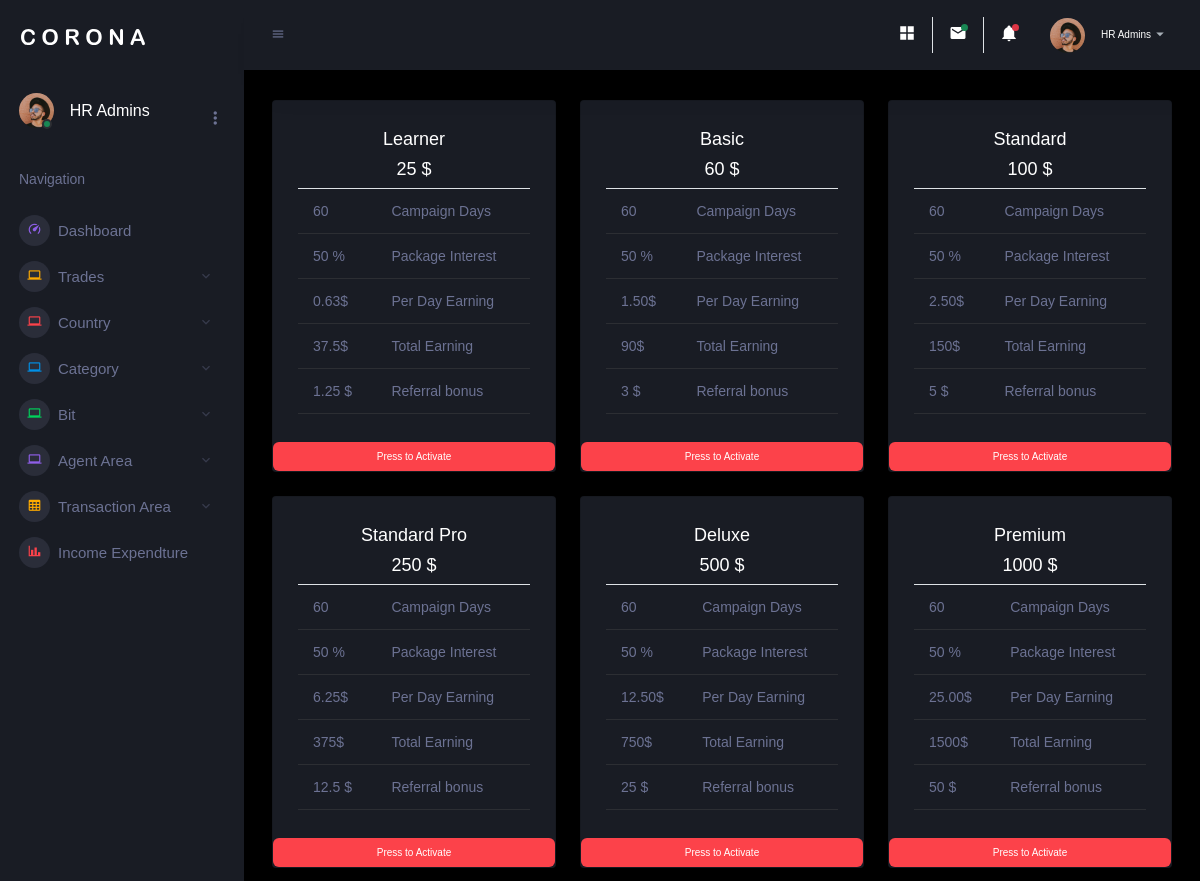
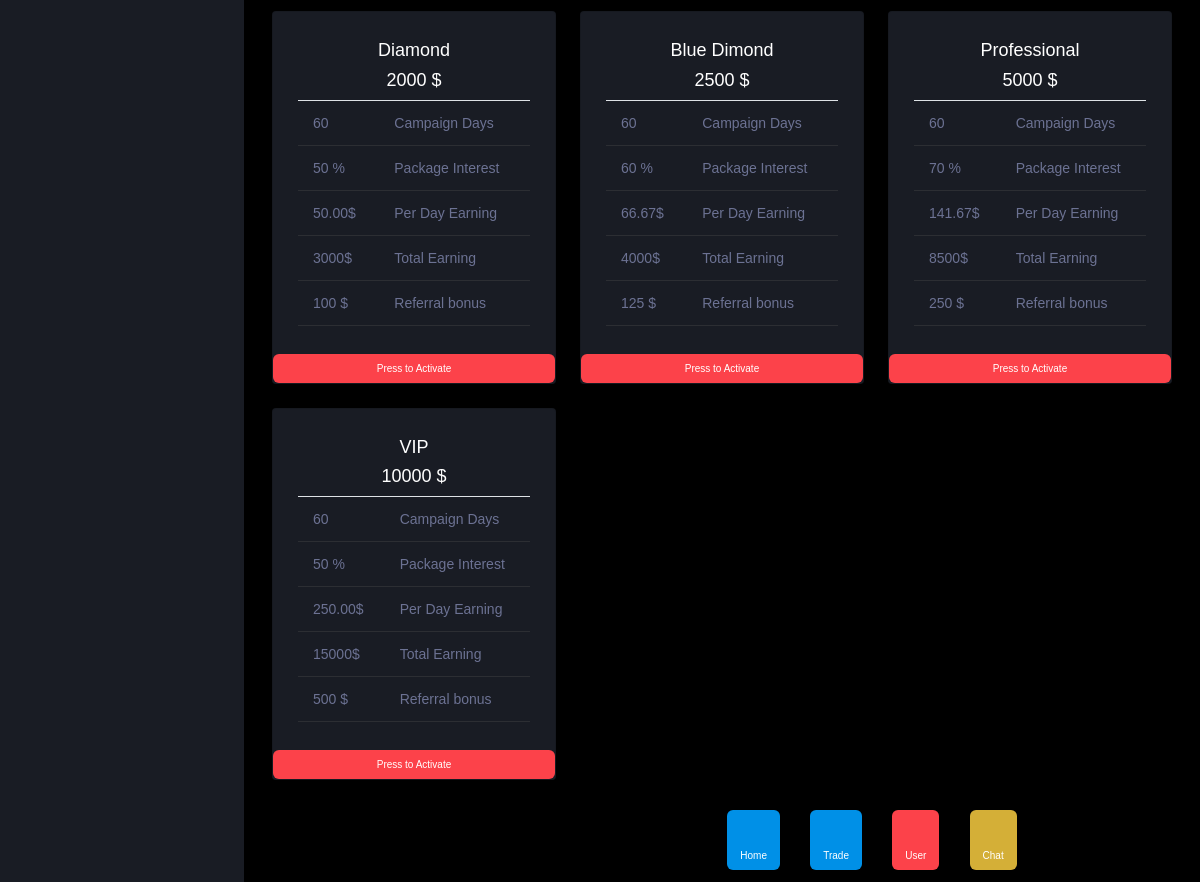
Screenshot of /trade/packages_plans.php (signed in) with the database file from the repository (2 pictures, top to bottom).
### tables this page shows
CREATE TABLE `packages_term` (
  `id` int(11) NOT NULL,
  `terms_name` varchar(255) NOT NULL,
  `amount` int(11) NOT NULL,
  `days` int(11) NOT NULL,
  `daily_percentage` int(11) NOT NULL,
  `ref_vl1_percent` int(11) NOT NULL,
  `ref_lvl2_percent` int(11) NOT NULL,
  `ref_lvl3_percent` int(11) NOT NULL,
  `status` int(11) NOT NULL,
  `author` varchar(255) NOT NULL,
  `date1` varchar(255) NOT NULL,
  `time1` varchar(255) NOT NULL,
  `timestamp1` varchar(255) NOT NULL
);

### class/dbClass.php (called while the page is built, shortened)
<?php
class Database
{
	 private $host 		=	"localhost";
	 private $user		=	"root";
	 private $pass	 	=	"";
	 protected $dbName	=	"etechdss_demo";
	 protected $conn 	= 	false;
	 private $result	= 	array();
	public function __construct()
	{
		if (!$this->conn) {
			$this->mysqli=new mysqli($this->host, $this->user,$this->pass,$this->dbName);
			$this->conn=true;
			if ($this->mysqli->connect_error) {
				array_push($this->result, $this->mysqli->connect_error);
				return false;
			}
			else {
				return true;
			}
		}
	}
}
?>

### class/getSetClass.php (called while the page is built, shortened)
<?php
require 'dbClass.php';
class Getdata extends Database
{
	public function listOfItem($table, $orderBy = 'NULL', $limit = 999999999999)
	{
		$array = array();
		$sql = "SELECT * FROM $table ORDER BY $orderBy LIMIT $limit";
		$query = $this->mysqli->query($sql);
		while ($row = $query->fetch_assoc()) {
			$array[] = $row;
		}
		return $array;
	}
}

### trade/packages_plans.php (the view, shortened to what this page needs)
<?php require_once "inc/header.php"; ?>
  <?php
 $getData =new GetData();
 $getDepositPlans =$getData->listOfItem('packages_term');
?>
<div class="main-panel">
          <div class="content-wrapper">
            <div class="row">
          <?php
            foreach($getDepositPlans as $data){
              $id = $data["id"];
              $name = $data['terms_name'];
              $amount= $data['amount'];
              $days   =$data['days'];
              $interest = $data['daily_percentage'];
              $withdrawamount = ($amount*$interest)/100;
             $totalWithdraw = $withdrawamount+$amount;
              $dailyAmount = $totalWithdraw/$days ;
             $dailyAmount =number_format($dailyAmount, 2);
             $refBounusLvl1=($amount*5)/100;
              ?>
              <div class="col-xl-4 col-sm-6 grid-margin stretch-card" id="packagesDetails" style="display: block;">
                <div class="card" align="center">
                  <div class="card-body">
                    <h4 class="pricing-modern-title"><?php echo  $name?></h4>
                    <h4><?php echo  $amount ;?> $</h4>
              <table class="table" cellspacing="center">
                <tr>
                  <td><?php echo $days?></td>
                  <td>Campaign Days</td>
                </tr>
                <tr>
                  <td><?php echo  $interest?> %</td>
                  <td>Package Interest</td>
                </tr>
                <tr>
                  <td><?php echo  $dailyAmount?>$</td>
                  <td>Per Day Earning</td>
                </tr>
                <tr>
                  <td><?php echo  $totalWithdraw?>$</td>
                  <td>Total Earning</td>
                </tr>
                <tr>
                  <td><?php echo  $refBounusLvl1?> $</td>
                  <td>Referral bonus</td>
                </tr>
              </table>
                  </div>
                  <button class="btn btn-danger activePackage" id="activePackage" data-toggle="modal" data-target="#myModal" data-attr="<?php echo $id; ?>">Press to Activate</button>
                </div>
              </div>
                   <?php
          }
            ?>
             </div>
<?php require_once "inc/footer.php"; ?>

### trade/inc/footer.php (style rules this page uses)
.btn { display: inline-block; font-weight: 100; text-align: center; white-space: nowrap; vertical-align: middle; user-select: none; border: 1px solid transparent; padding: 0.375rem 0.75rem; font-size: 10px; line-height: 1.5; border-radius: 6px; transition: all 0.15s ease-in-out; }

### rows the page displays
packages_term: terms_name "Learner", amount "25", days "60", daily_percentage "50", dailyAmount "0.63", totalWithdraw "37.5", amount "1.25"
packages_term: terms_name "Basic", amount "60", days "60", daily_percentage "50", dailyAmount "1.50", totalWithdraw "90", amount "3"
packages_term: terms_name "Standard", amount "100", days "60", daily_percentage "50", dailyAmount "2.50", totalWithdraw "150", amount "5"
packages_term: terms_name "Standard Pro", amount "250", days "60", daily_percentage "50", dailyAmount "6.25", totalWithdraw "375", amount "12.5"
packages_term: terms_name "Deluxe", amount "500", days "60", daily_percentage "50", dailyAmount "12.50", totalWithdraw "750", amount "25"
packages_term: terms_name "Premium", amount "1000", days "60", daily_percentage "50", dailyAmount "25.00", totalWithdraw "1500", amount "50"
packages_term: terms_name "Diamond", amount "2000", days "60", daily_percentage "50", dailyAmount "50.00", totalWithdraw "3000", amount "100"
packages_term: terms_name "Blue Dimond", amount "2500", days "60", daily_percentage "60", dailyAmount "66.67", totalWithdraw "4000", amount "125"
packages_term: terms_name "Professional", amount "5000", days "60", daily_percentage "70", dailyAmount "141.67", totalWithdraw "8500", amount "250"
packages_term: terms_name "VIP", amount "10000", days "60", daily_percentage "50", dailyAmount "250.00", totalWithdraw "15000", amount "500"
